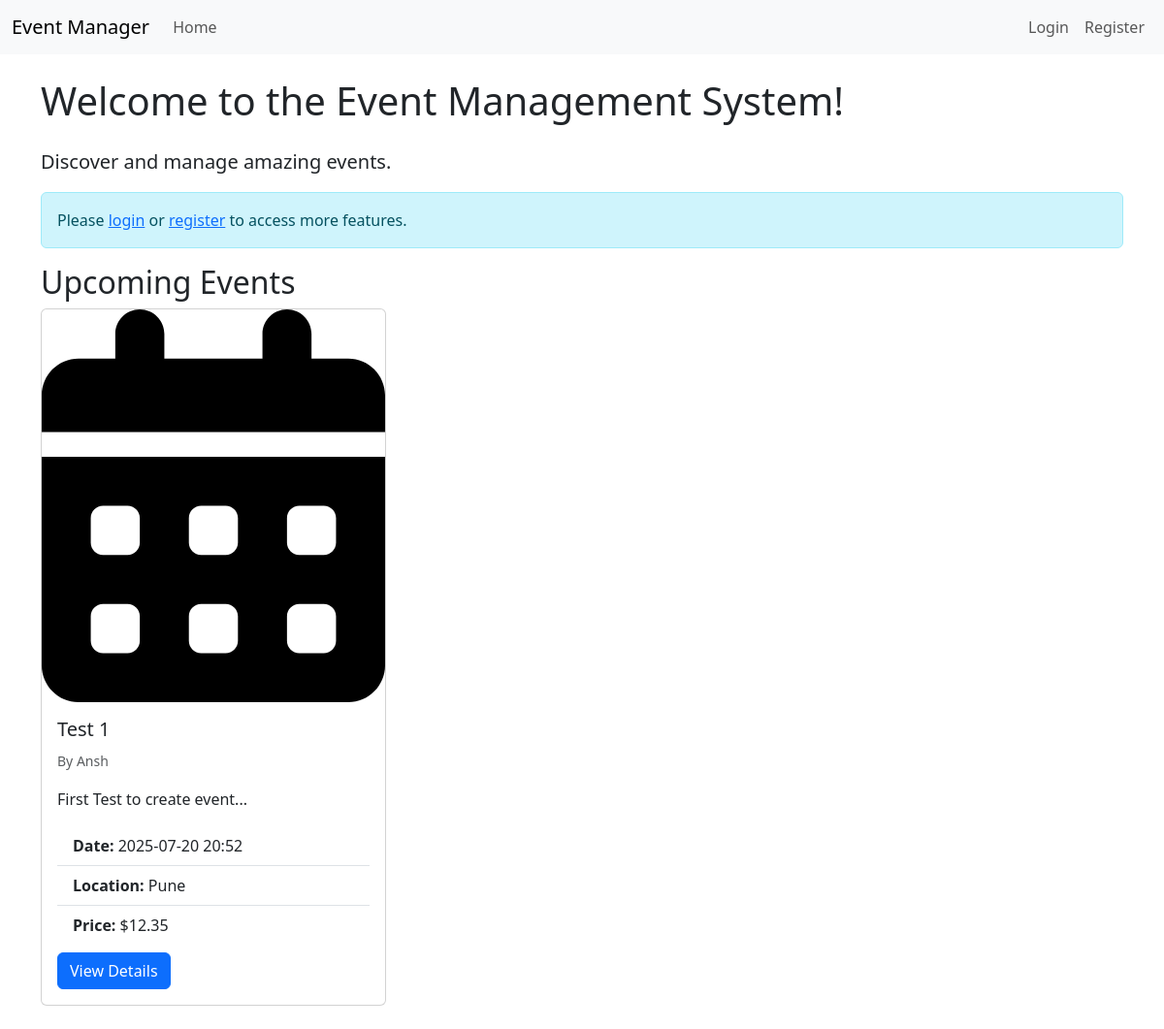
Page /home on the earlier database version.
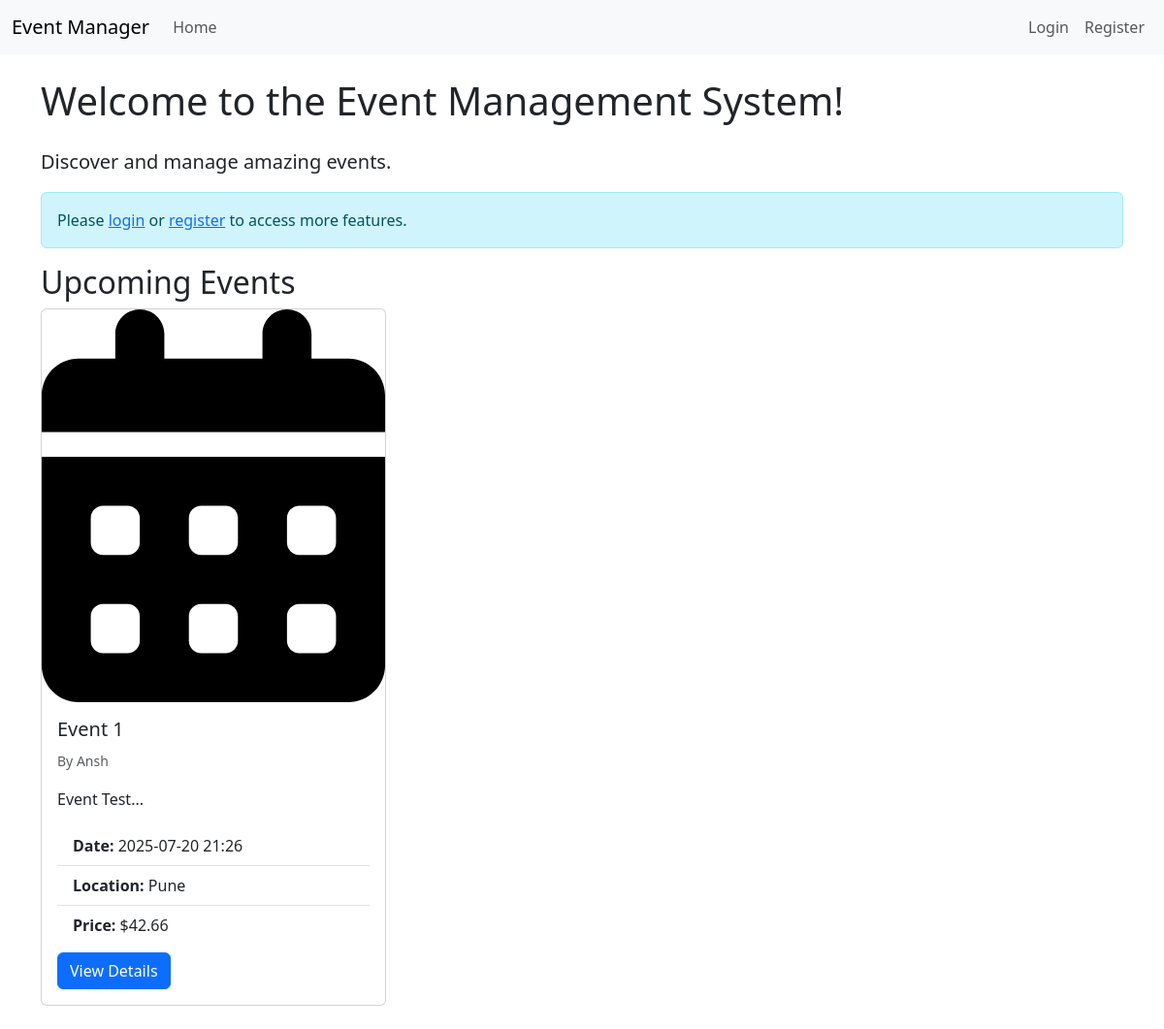
Same page on the later database version.
### app/models.py (models this page shows, shortened)
class Event(db.Model):
    id = db.Column(db.Integer, primary_key=True)
    title = db.Column(db.String(100), nullable=False)
    description = db.Column(db.Text, nullable=False)
    start_time = db.Column(db.DateTime, nullable=False, default = datetime.utcnow())
    end_time = db.Column(db.DateTime, nullable=False, default = datetime.utcnow())
    location = db.Column(db.String(100), nullable=False)
    capacity = db.Column(db.Integer, nullable=False)
    ticket_price = db.Column(db.Float, nullable=False)
    organizer_id = db.Column(db.Integer, db.ForeignKey('user.id'), nullable=False)
    status = db.Column(db.String(10), nullable=False, default='upcoming') # 'upcoming', 'active', 'completed', 'canceled'
    tickets = db.relationship('Ticket', backref='event', lazy=True)

class User(db.Model, UserMixin):
    id = db.Column(db.Integer, primary_key=True)
    username = db.Column(db.String(20), unique=True, nullable=False)
    email = db.Column(db.String(120), unique=True, nullable=False)
    password_hash = db.Column(db.String(128), nullable=False)
    role = db.Column(db.String(10), nullable=False, default='attendee') # 'attendee', 'organizer', 'admin'
    event_organized = db.relationship('Event', backref='organizer', lazy=True)
    tickets = db.relationship('Ticket', backref='buyer', lazy=True)

### app/main/routes.py (the view)
@main_bp.route('/')
@main_bp.route('/home')
def home():
    events = Event.query.filter(Event.end_time > datetime.utcnow()).order_by(Event.start_time.asc()).all()
    return render_template('main/home.html',title='Home', events=events)

### app/templates/main/home.html
{% extends "base.html" %}
{% block content %}
    <h1 class="mb-4">Welcome to the Event Management System!</h1>
    <p class="lead">Discover and manage amazing events.</p>
    {% if not current_user.is_authenticated %}
    <div class="alert alert-info" role="alert">
        Please <a href="{{ url_for('auth.login') }}">login</a> or <a href="{{ url_for('auth.register') }}">register</a> to access more features.
    </div>
    {% else %}
    <p>Hello, {{ current_user.username }}! Check out the <a href="{{ url_for('main.dashboard') }}">dashboard</a>.</p>
    {% endif %}
    <h2>Upcoming Events</h2>
    <div class="row">
            {% if events %}
                {% for event in events %}
                    <div class="col-md-4 mb-4">
                        <div class="card h-100">
                            <img src="{{ url_for('static', filename='images/calendar-days-solid.svg') }}" class="card-img-top" alt="Event Image">
                            <div class="card-body">
                                <h5 class="card-title">{{ event.title }}</h5>
                                <p class="card-text"><small class="text-muted">By {{ event.organizer.username }}</small></p>
                                <p class="card-text">{{ event.description[:100] }}...</p>
                                <ul class="list-group list-group-flush mb-2">
                                    <li class="list-group-item"><strong>Date:</strong> {{ event.start_time.strftime('%Y-%m-%d %H:%M') }}</li>
                                    <li class="list-group-item"><strong>Location:</strong> {{ event.location }}</li>
                                    <li class="list-group-item"><strong>Price:</strong> ${{ "%.2f"|format(event.ticket_price) }}</li>
                                </ul>
                                <a href="{{ url_for('event.event_details', event_id=event.id) }}" class="btn btn-primary">View Details</a>
                            </div>
                        </div>
                    </div>
                {% endfor %}
            {% else %}
                <p class="text-muted">No upcoming events found.</p>
            {% endif %}
        </div>
{% endblock %}

### app/templates/base.html (shortened to what this page needs)
<!DOCTYPE html>
<html lang="en">
<head>
    <link href="https://cdn.jsdelivr.net/npm/bootstrap@5.3.3/dist/css/bootstrap.min.css" rel="stylesheet">
</head>
<body>
    <nav class="navbar navbar-expand-lg navbar-light bg-light">
        <div class="container-fluid">
            <a class="navbar-brand" href="{{ url_for('main.home') }}">Event Manager</a>
            <div class="collapse navbar-collapse" id="navbarNav">
                <ul class="navbar-nav me-auto mb-2 mb-lg-0">
                    <li class="nav-item">
                        <a class="nav-link" href="{{ url_for('main.home') }}">Home</a>
                    </li>
                </ul>
                <ul class="navbar-nav">
                    {% if current_user.is_authenticated %}
                    <li class="nav-item">
                        <a class="nav-link" href="{{ url_for('ticket.my_tickets') }}">My Tickets</a>
                    </li>
                    <li class="nav-item">
                        <a class="nav-link" href="{{ url_for('auth.logout') }}">Logout</a>
                    </li>
                    {% else %}
                    <li class="nav-item">
                        <a class="nav-link" href="{{ url_for('auth.login') }}">Login</a>
                    </li>
                    <li class="nav-item">
                        <a class="nav-link" href="{{ url_for('auth.register') }}">Register</a>
                    </li>
                    {% endif %}
                </ul>
            </div>
        </div>
    </nav>
    <div class="container mt-4">
        {% block content %}{% endblock %}
    </div>
</body>
</html>

Differences in the rows shown:
changed Event "Pune": title "Test 1" → "Event 1"; description "First Test to create event" → "Event Test"; start_time "2025-07-20 20:52" → "2025-07-20 21:26"; ticket_price "12.35" → "42.66"
